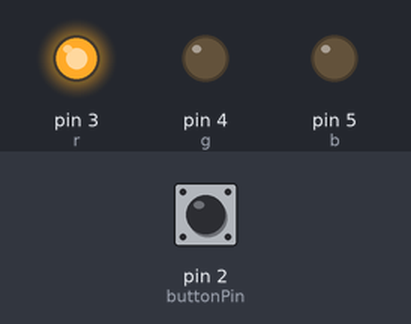
Bench run of a sketch on a simulated Arduino Uno, built with avr-gcc and run on an emulated ATmega328P. Shown: output pins drawn as LEDs (lit = HIGH). The inputs (shaded band) are chosen by the test bench; at power-on: pin 2 (buttonPin) HIGH.

Above: at 1.2 s.
1.3 s: pin 2 (buttonPin) pulled LOW for 0.15 s
At 2.0 s:
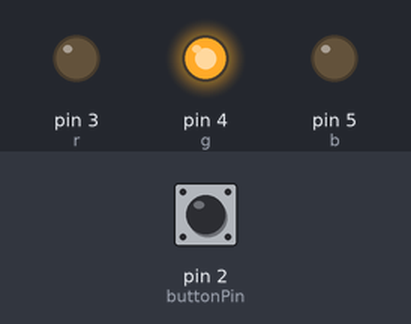
2.9 s: pin 2 (buttonPin) pulled LOW for 1 s
At 3.2 s:
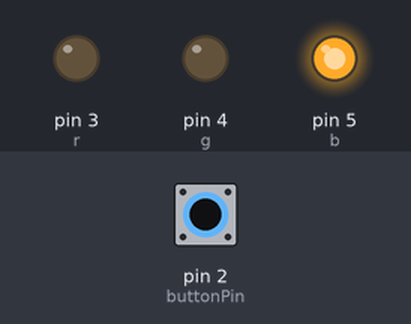
5.4 s: pin 2 (buttonPin) pulled LOW for 0.15 s
At 6.3 s:
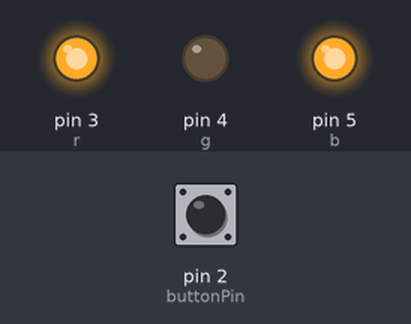
7.0 s: pin 2 (buttonPin) pulled LOW for 3.2 s
At 7.6 s:
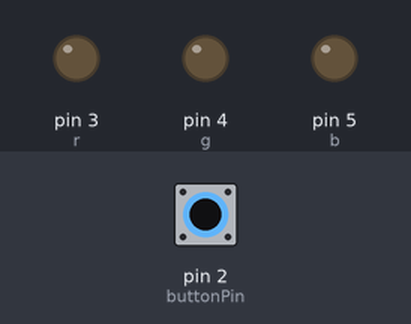
Timing chart, 0 to 10.0 s (numbered marks = the images above; inputs shaded):
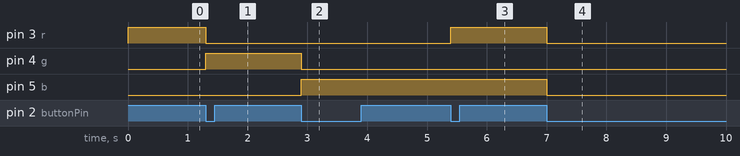

Measured:
- after the input at 1.3 s, pin 3 (r): HIGH → LOW at once; pin 4 (g): LOW → HIGH at once
- after the input at 2.9 s, pin 4 (g): HIGH → LOW at once; pin 5 (b): LOW → HIGH at once
- after the input at 5.4 s, pin 3 (r): LOW → HIGH at once
- after the input at 7.0 s, pin 3 (r), pin 5 (b): HIGH → LOW at once

The sketch:

changeColor.ino
```cpp
const int buttonPin = 2;
const int r = 3;
const int g = 4;
const int b = 5;

int ledcolor = 0;

bool lastButtonState = HIGH;   // 上一次按鈕狀態
bool currentButtonState;

void setup() {
  pinMode(buttonPin, INPUT_PULLUP);
  pinMode(r, OUTPUT);
  pinMode(g, OUTPUT);
  pinMode(b, OUTPUT);
}

void loop() {
  currentButtonState = digitalRead(buttonPin);

  // 偵測「剛按下」的瞬間（HIGH -> LOW）
  if (lastButtonState == HIGH && currentButtonState == LOW) {
    ledcolor++;
    if (ledcolor > 4) {
      ledcolor = 0;
    }
  }

  lastButtonState = currentButtonState;

  // 顏色控制
  if (ledcolor == 0) {
    digitalWrite(r, HIGH);
    digitalWrite(g, LOW);
    digitalWrite(b, LOW);
  }
  else if (ledcolor == 1) {
    digitalWrite(r, LOW);
    digitalWrite(g, HIGH);
    digitalWrite(b, LOW);
  }
  else if (ledcolor == 2) {
    digitalWrite(r, LOW);
    digitalWrite(g, LOW);
    digitalWrite(b, HIGH);
  }
  else if (ledcolor == 3) {
    digitalWrite(r, HIGH);
    digitalWrite(g, LOW);
    digitalWrite(b, HIGH);
  }
  else if (ledcolor == 4) {
    digitalWrite(r, LOW);
    digitalWrite(g, LOW);
    digitalWrite(b, LOW);
  }
}
```
